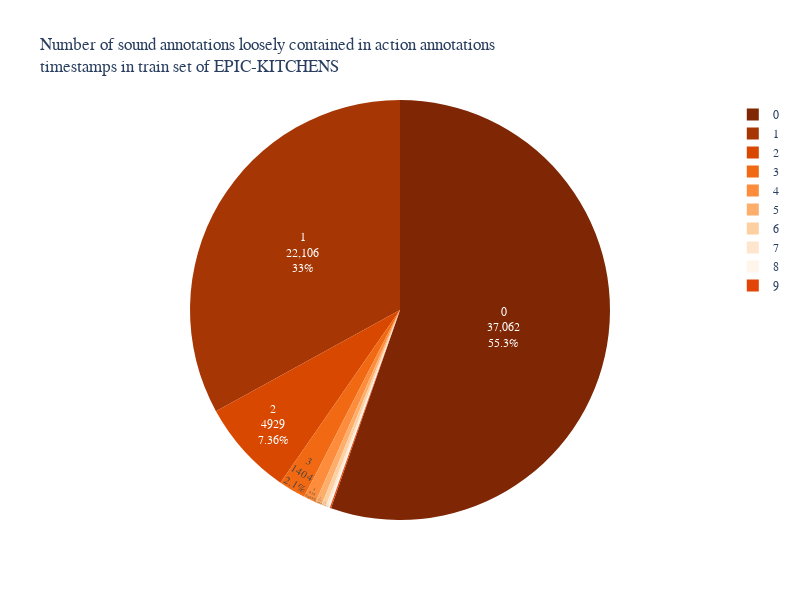
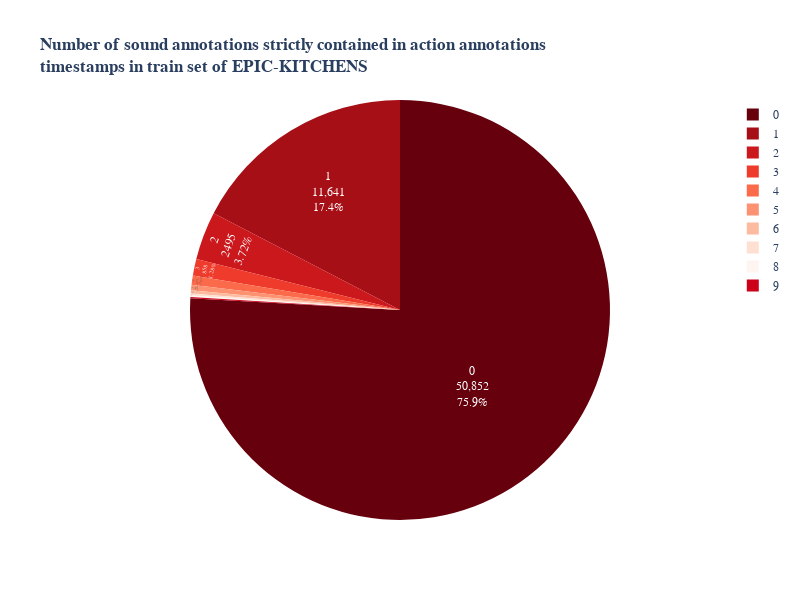
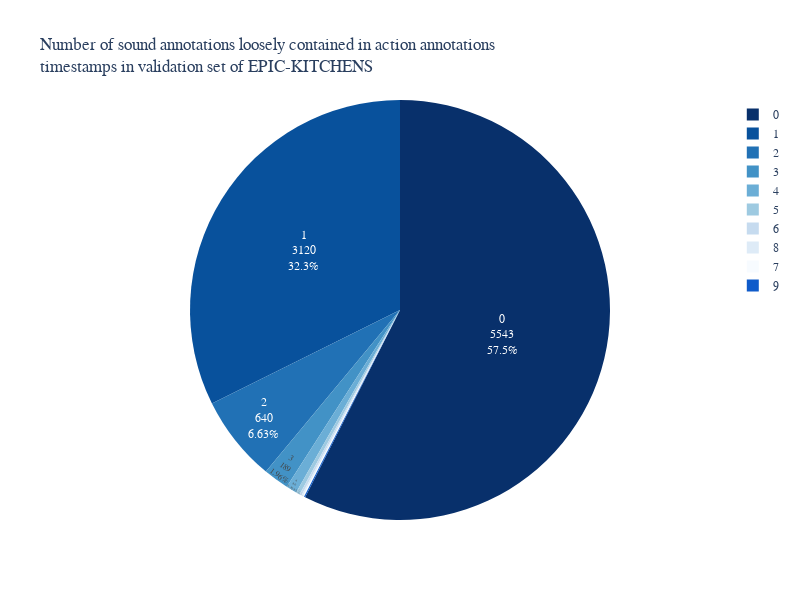
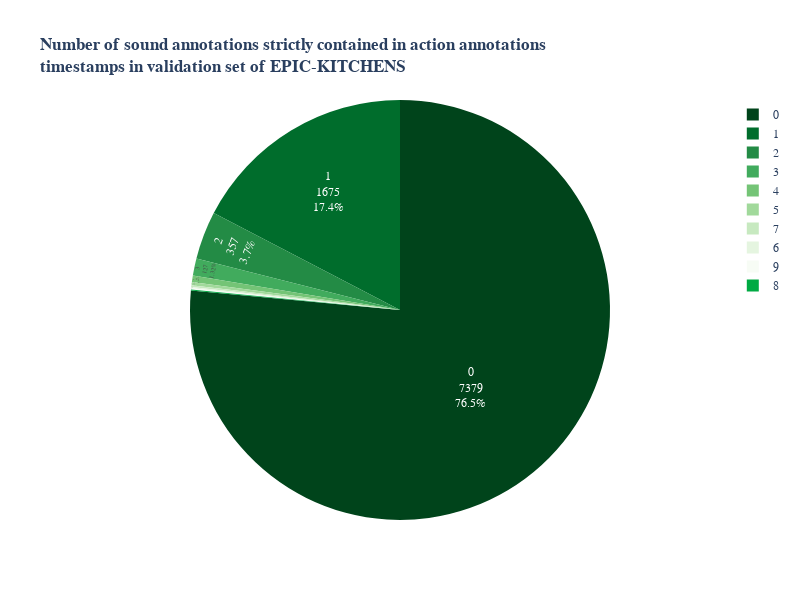

Write notebook code for charts like these, in order.
### Code cell
plot_overlaps(train_overlaps, "train")
plot_overlaps(val_overlaps, "validation")

### Figure 1 — Plotly figure (JSON) as saved in the notebook; plotly's stock layout.template omitted (floating-point values rounded to 4 significant figures)
{"data": [{"domain": {"x": [0, 1], "y": [0, 1]}, "hovertemplate": "Number of overlapping sound annotations=%{label}<br>Number of actions=%{value}<extra></extra>", "labels": [0, 1, 2, 3, 4, 5, 6, 7, 8, 9], "legendgroup": "", "name": "", "showlegend": true, "textinfo": "label+percent+value", "textposition": "inside", "type": "pie", "values": [37062, 22106, 4929, 1404, 636, 339, 226, 122, 94, 68]}], "layout": {"font": {"family": "CMU Serif"}, "height": 600, "legend": {"tracegroupgap": 0}, "piecolorway": ["rgb(127,39,4)", "rgb(166,54,3)", "rgb(217,72,1)", "rgb(241,105,19)", "rgb(253,141,60)", "rgb(253,174,107)", "rgb(253,208,162)", "rgb(254,230,206)", "rgb(255,245,235)"], "title": {"text": "Number of sound annotations loosely contained in action annotations<br>timestamps in train set of EPIC-KITCHENS"}, "width": 800}}

### Figure 2 — Plotly figure (JSON) as saved in the notebook; plotly's stock layout.template omitted (floating-point values rounded to 4 significant figures)
{"data": [{"domain": {"x": [0, 1], "y": [0, 1]}, "hovertemplate": "n_overlap_strict=%{label}<br>Number of actions=%{value}<extra></extra>", "labels": [0, 1, 2, 3, 4, 5, 6, 7, 8, 9], "legendgroup": "", "name": "", "showlegend": true, "textinfo": "label+percent+value", "textposition": "inside", "type": "pie", "values": [50852, 11641, 2495, 858, 471, 288, 159, 109, 70, 65]}], "layout": {"font": {"family": "CMU Serif"}, "height": 600, "legend": {"tracegroupgap": 0}, "piecolorway": ["rgb(103,0,13)", "rgb(165,15,21)", "rgb(203,24,29)", "rgb(239,59,44)", "rgb(251,106,74)", "rgb(252,146,114)", "rgb(252,187,161)", "rgb(254,224,210)", "rgb(255,245,240)"], "title": {"text": "<b>Number of sound annotations strictly contained in action annotations<br>timestamps in train set of EPIC-KITCHENS</b>"}, "width": 800}}

### Figure 3 — Plotly figure (JSON) as saved in the notebook; plotly's stock layout.template omitted (floating-point values rounded to 4 significant figures)
{"data": [{"domain": {"x": [0, 1], "y": [0, 1]}, "hovertemplate": "Number of overlapping sound annotations=%{label}<br>Number of actions=%{value}<extra></extra>", "labels": [0, 1, 2, 3, 4, 5, 6, 8, 7, 9], "legendgroup": "", "name": "", "showlegend": true, "textinfo": "label+percent+value", "textposition": "inside", "type": "pie", "values": [5543, 3120, 640, 189, 80, 29, 16, 11, 10, 9]}], "layout": {"font": {"family": "CMU Serif"}, "height": 600, "legend": {"tracegroupgap": 0}, "piecolorway": ["rgb(8,48,107)", "rgb(8,81,156)", "rgb(33,113,181)", "rgb(66,146,198)", "rgb(107,174,214)", "rgb(158,202,225)", "rgb(198,219,239)", "rgb(222,235,247)", "rgb(247,251,255)"], "title": {"text": "Number of sound annotations loosely contained in action annotations<br>timestamps in validation set of EPIC-KITCHENS"}, "width": 800}}

### Figure 4 — Plotly figure (JSON) as saved in the notebook; plotly's stock layout.template omitted (floating-point values rounded to 4 significant figures)
{"data": [{"domain": {"x": [0, 1], "y": [0, 1]}, "hovertemplate": "n_overlap_strict=%{label}<br>Number of actions=%{value}<extra></extra>", "labels": [0, 1, 2, 3, 4, 5, 7, 6, 9, 8], "legendgroup": "", "name": "", "showlegend": true, "textinfo": "label+percent+value", "textposition": "inside", "type": "pie", "values": [7379, 1675, 357, 127, 48, 24, 12, 10, 9, 8]}], "layout": {"font": {"family": "CMU Serif"}, "height": 600, "legend": {"tracegroupgap": 0}, "piecolorway": ["rgb(0,68,27)", "rgb(0,109,44)", "rgb(35,139,69)", "rgb(65,171,93)", "rgb(116,196,118)", "rgb(161,217,155)", "rgb(199,233,192)", "rgb(229,245,224)", "rgb(247,252,245)"], "title": {"text": "<b>Number of sound annotations strictly contained in action annotations<br>timestamps in validation set of EPIC-KITCHENS</b>"}, "width": 800}}
